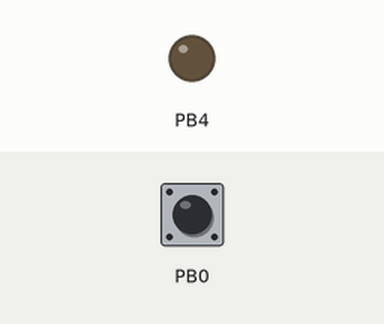
The program below on a simulated ATtiny85, built with avr-gcc and run on an emulated ATtiny85. Shown: output pins drawn as LEDs (lit = HIGH). The inputs (shaded band) are chosen by the test bench; at power-on: PB0 HIGH.

Above: at 1.2 s.
1.3 s: PB0 pulled LOW for 0.15 s
At 2.6 s:
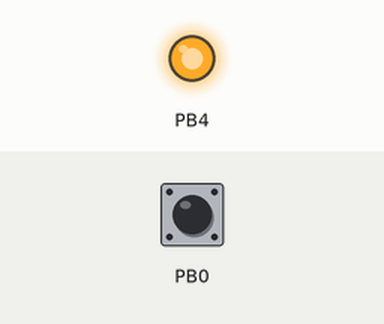
2.9 s: PB0 pulled LOW for 1 s
At 5.1 s:
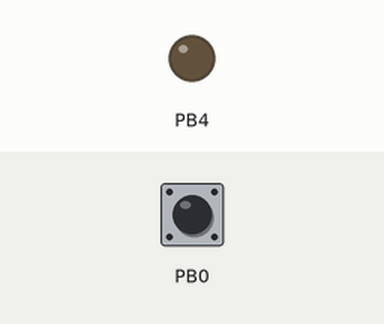
5.4 s: PB0 pulled LOW for 3.2 s
At 10.0 s:
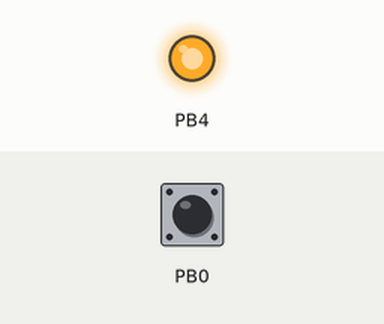
Timing chart, 0 to 11.5 s (numbered marks = the images above; inputs shaded):
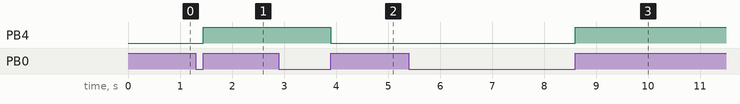

Measured:
- after the input at 1.3 s, PB4: LOW → HIGH after 0.15 s
- after the input at 2.9 s, PB4: HIGH → LOW after 1.0 s
- after the input at 5.4 s, PB4: LOW → HIGH after 3.2 s

The program:

main.cpp
```cpp
#include "At13WS2812B.h"
#include "At13Servo.h"
#include <util/delay.h>

#define F_CPU 9600000
#define SERVO _BV(PINB3)
#define LED _BV(PINB2)
#define RELE _BV(PINB4)
#define BOTON _BV(PINB0)

uint8_t r = 0, g = 85, b = 170;
long ms = 0;
uint16_t grados = 0;

void setup()
{
  DDRB |= RELE;

 // DDRB &= ~BOTON; // Set pin as input
 // PORTB |= BOTON; // pull up
}

bool boton_pulsado()
{
  //el boton comparte el pin con el led rgb!
  DDRB &= ~BOTON; // Set pin as input
  PORTB |= BOTON; // Enable pullup resistors

  if (!(PINB & BOTON))
  {
    // si esta pulsado, espero que se suelte:
    while (!(PINB & BOTON))
      ;
    return true;
  }
  else
    return false;
}

void loop()
{
  // test de leds
  //ws2812b_set_color(LED, r++, g++, b++);
  //_delay_ms(40);

  // test de servo
  /* if (millis() - ms > 1000)
  {
    ms = millis();

    if (++r % 2 == 0)
      ws2812b_set_color(LED, 0, 0, 255);
    else
      ws2812b_set_color(LED, 0, 255, 0);

    servo_move(SERVO, grados);

    grados += 30;
    if (grados > 180)
      grados = 0;
  }*/

  if (boton_pulsado())
  {
    PORTB ^= RELE;
    _delay_ms(100);
  }
}
```

At13Servo.h
```cpp
/*
    Mueve un servo a una posición prefijada o en grados de 0 a 180.

    Datasheet:
        https://ww1.microchip.com/downloads/en/devicedoc/doc2535.pdf

    Dependiendo de cual funcion usar (o la clase) se pueden ahorrar bytes...

    Javier.
*/

#ifndef attiny13_servo_h
#define attiny13_servo_h
#include <Arduino.h>
#include <avr/io.h>
#include <util/delay.h>

// aprox. 13.84 grados = 14 posiciones
// (esta calibrado para el AtTiny13 y el micro-servo azul)
const int servo_positions[] = {600, 763, 926, 1089, 1252, 1415, 1578,
                               1741, 1904, 2067, 2230, 2393, 2556, 2730};

// posiciona el servo en una de las 14 posiciones
// Flash:214 bytes, Ram:30 bytes
void servo_move_table(uint8_t pin_data, uint8_t index)
{
    DDRB |= pin_data;
    volatile int z = servo_positions[index];
    for (uint8_t i = 0; i < 30; i++)
    {
        PORTB |= pin_data;
        delayMicroseconds(z);
        PORTB &= ~pin_data;
        _delay_ms(20);
    }
}

#define map(in, in_min, in_max, out_min, out_max) ((in - in_min) * (out_max - out_min) / (in_max - in_min) + out_min)

// posiciona el servo en grados de 0 a 180
// Flash:364 bytes, Ram:2 bytes
void servo_move(uint8_t pin_data, uint8_t grados)
{
    DDRB |= pin_data;
    volatile int z = map(grados, 0, 180, 600, 2730);
    for (uint8_t i = 0; i < 30; i++)
    {
        PORTB |= pin_data;
        delayMicroseconds(z);
        PORTB &= ~pin_data;
        _delay_ms(20);
    }
}

#endif
```

At13WS2812B.h
```cpp
/*
    Controla el LED RGB inteligente WS2812B

    AtTiny13 Datasheet:
        https://ww1.microchip.com/downloads/en/devicedoc/doc2535.pdf

    WS2812B Datasheet:
        https://cdn-shop.adafruit.com/datasheets/WS2812B.pdf

    https://sudonull.com/post/100926-Using-color-spaces-in-ATTiny13a-for-WS2811

    -Usa casi 300 bytes.

    Javier.
*/

#ifndef attiny13_WS2812B_h
#define attiny13_WS2812B_h

#include <Arduino.h>
#include <avr/io.h>
#include <inttypes.h>
#include <util/delay.h>

#if F_CPU != 9600000UL
#error "El WS2812B solo se puede usar con una frecuencia de reloj F_CPU de 9600000UL"
#endif

void ws2812b_set_color_no_reset(const uint8_t pin_value, const uint8_t red, const uint8_t green, const uint8_t blue)
{
    DDRB |= pin_value;
    const uint8_t portb = PORTB; // PORTB is volatile, so preload value
    const uint8_t lo = portb & ~pin_value;
    const uint8_t hi = portb | pin_value;
    __asm__ volatile(
        // Each 12 cycles go high on cycle 0 and go low on cycle:
        //   - 8 if a one bit is transmitted
        //   - 4 if a zero bit is transmitted
        //
        // In the spare time we have left, we read out the next bit from the current color
        // byte. We keep a mask bit in r17, do a bitwise and operation, and branch if (not)
        // zero. After 8 shifts the carry flag will be set and we will move on to the next
        // color bit.
        //
        // I have figured that it should be possible to decode the bits from the RGB values
        // on the fly. However, I think that we do not have enough cycles to read from the
        // different color in a non-unrolled loop, but to be completely honest I did not
        // take a lot of effort to find a good argument on why this should be impossible.
        //
        ".green:                        \n\t"
        "mov r16,%[green]               \n\t"
        "ldi r17,0x80                   \n\t"
        "and r16,r17                    \n\t"
        "brne .green_transmit_one_0     \n\t"
        "rjmp .green_transmit_zero_0    \n\t"

        // Green
        ".green_transmit_one_1:         \n\t"
        "nop                            \n\t" // cycle -1
        ".green_transmit_one_0:         \n\t"
        "out 0x18,%[hi]                 \n\t" // cycle 0
        "nop                            \n\t" // cycle 1
        "lsr r17                        \n\t" // cycle 2
        "brcs .green_transmit_one_done  \n\t" // cycle 3
        "rjmp .+0                       \n\t" // cycle 4
        "mov r16,%[green]               \n\t" // cycle 6
        "and r16,r17                    \n\t" // cycle 7
        "out 0x18,%[lo]                 \n\t" // cycle 8
        "brne .green_transmit_one_1     \n\t" // cycle 9
        "rjmp .green_transmit_zero_0    \n\t" // cycle 10

        ".green_transmit_one_done:      \n\t"
        "ldi r17,0x80                   \n\t" // cycle 5
        "mov r16,%[red]                 \n\t" // cycle 6
        "and r16,r17                    \n\t" // cycle 7
        "out 0x18,%[lo]                 \n\t" // cycle 8
        "brne .red_transmit_one_1       \n\t" // cycle 9
        "rjmp .red_transmit_zero_0      \n\t" // cycle 10

        ".green_transmit_zero_0:        \n\t"
        "out 0x18,%[hi]                 \n\t" // cycle 0
        "lsr r17                        \n\t" // cycle 1
        "brcs .green_transmit_zero_done \n\t" // cycle 2
        "nop                            \n\t" // cycle 3
        "out 0x18,%[lo]                 \n\t" // cycle 4
        "rjmp .+0                       \n\t" // cycle 5
        "mov r16,%[green]               \n\t" // cycle 7
        "and r16,r17                    \n\t" // cycle 8
        "brne .green_transmit_one_1     \n\t" // cycle 9
        "rjmp .green_transmit_zero_0    \n\t" // cycle 10

        ".green_transmit_zero_done:     \n\t"
        "out 0x18,%[lo]                 \n\t" // cycle 4
        "nop                            \n\t" // cycle 5
        "ldi r17,0x80                   \n\t" // cycle 6
        "mov r16,%[red]                 \n\t" // cycle 7
        "and r16,r17                    \n\t" // cycle 8
        "brne .red_transmit_one_1       \n\t" // cycle 9
        "rjmp .red_transmit_zero_0      \n\t" // cycle 10

        // Red
        ".red_transmit_one_1:           \n\t"
        "nop                            \n\t" // cycle -1
        ".red_transmit_one_0:           \n\t"
        "out 0x18,%[hi]                 \n\t" // cycle 0
        "nop                            \n\t" // cycle 1
        "lsr r17                        \n\t" // cycle 2
        "brcs .red_transmit_one_done    \n\t" // cycle 3
        "rjmp .+0                       \n\t" // cycle 4
        "mov r16,%[red]                 \n\t" // cycle 6
        "and r16,r17                    \n\t" // cycle 7
        "out 0x18,%[lo]                 \n\t" // cycle 8
        "brne .red_transmit_one_1       \n\t" // cycle 9
        "rjmp .red_transmit_zero_0      \n\t" // cycle 10

        ".red_transmit_one_done:        \n\t"
        "ldi r17,0x80                   \n\t" // cycle 5
        "mov r16,%[blue]                \n\t" // cycle 6
        "and r16,r17                    \n\t" // cycle 7
        "out 0x18,%[lo]                 \n\t" // cycle 8
        "brne .blue_transmit_one_1      \n\t" // cycle 9
        "rjmp .blue_transmit_zero_0     \n\t" // cycle 10

        ".red_transmit_zero_0:          \n\t"
        "out 0x18,%[hi]                 \n\t" // cycle 0
        "lsr r17                        \n\t" // cycle 1
        "brcs .red_transmit_zero_done   \n\t" // cycle 2
        "nop                            \n\t" // cycle 3
        "out 0x18,%[lo]                 \n\t" // cycle 4
        "rjmp .+0                       \n\t" // cycle 5
        "mov r16,%[red]                 \n\t" // cycle 7
        "and r16,r17                    \n\t" // cycle 8
        "brne .red_transmit_one_1       \n\t" // cycle 9
        "rjmp .red_transmit_zero_0      \n\t" // cycle 10

        ".red_transmit_zero_done:       \n\t"
        "out 0x18,%[lo]                 \n\t" // cycle 4
        "nop                            \n\t" // cycle 5
        "ldi r17,0x80                   \n\t" // cycle 6
        "mov r16,%[blue]                \n\t" // cycle 7
        "and r16,r17                    \n\t" // cycle 8
        "brne .blue_transmit_one_1      \n\t" // cycle 9
        "rjmp .blue_transmit_zero_0     \n\t" // cycle 10

        // Blue
        ".blue_transmit_one_1:          \n\t"
        "nop                            \n\t" // cycle -1
        ".blue_transmit_one_0:          \n\t"
        "out 0x18,%[hi]                 \n\t" // cycle 0
        "rjmp .+0                       \n\t" // cycle 1
        "lsr r17                        \n\t" // cycle 3
        "brcs .blue_transmit_one_done   \n\t" // cycle 4
        "nop                            \n\t" // cycle 5
        "mov r16,%[blue]                \n\t" // cycle 6
        "and r16,r17                    \n\t" // cycle 7
        "out 0x18,%[lo]                 \n\t" // cycle 8
        "brne .blue_transmit_one_1      \n\t" // cycle 9
        "rjmp .blue_transmit_zero_0     \n\t" // cycle 10

        ".blue_transmit_one_done:       \n\t"
        "rjmp .blue_transmit_zero_done  \n\t" // cycle 6

        ".blue_transmit_zero_0:         \n\t"
        "out 0x18,%[hi]                 \n\t" // cycle 0
        "lsr r17                        \n\t" // cycle 1
        "brcs .blue_transmit_zero_done  \n\t" // cycle 2
        "nop                            \n\t" // cycle 3
        "out 0x18,%[lo]                 \n\t" // cycle 4
        "rjmp .+0                       \n\t" // cycle 5
        "mov r16,%[blue]                \n\t" // cycle 7
        "and r16,r17                    \n\t" // cycle 8
        "brne .blue_transmit_one_1      \n\t" // cycle 9
        "rjmp .blue_transmit_zero_0     \n\t" // cycle 10

        ".blue_transmit_zero_done:      \n\t"
        "out 0x18,%[lo]                 \n\t" // cycle 4 / cycle 8
        ".end:                          \n\t"

        : // No outputs
        : [lo] "r"(lo), [hi] "r"(hi), [green] "r"(green), [red] "r"(red), [blue] "r"(blue)
        : "r16", "r17");
}

void ws2812b_set_color(const uint8_t pin_value, const uint8_t red, const uint8_t green, const uint8_t blue)
{
    DDRB |= pin_value;
    PORTB &= ~pin_value;
    _delay_us(50);
    ws2812b_set_color_no_reset(pin_value, red, green, blue);
}

#endif
```
